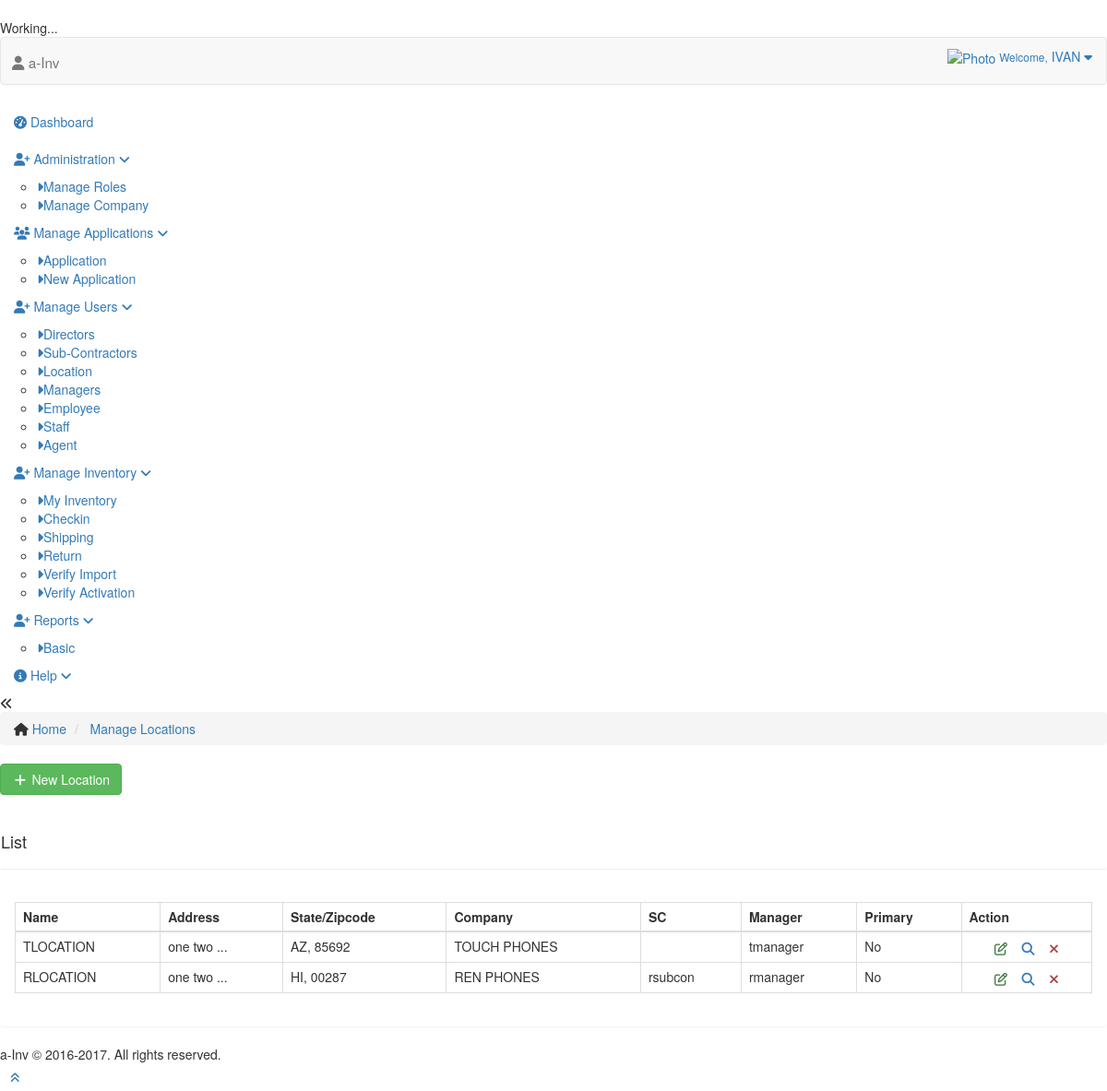
Before: /users/location (signed in) with the older database file.
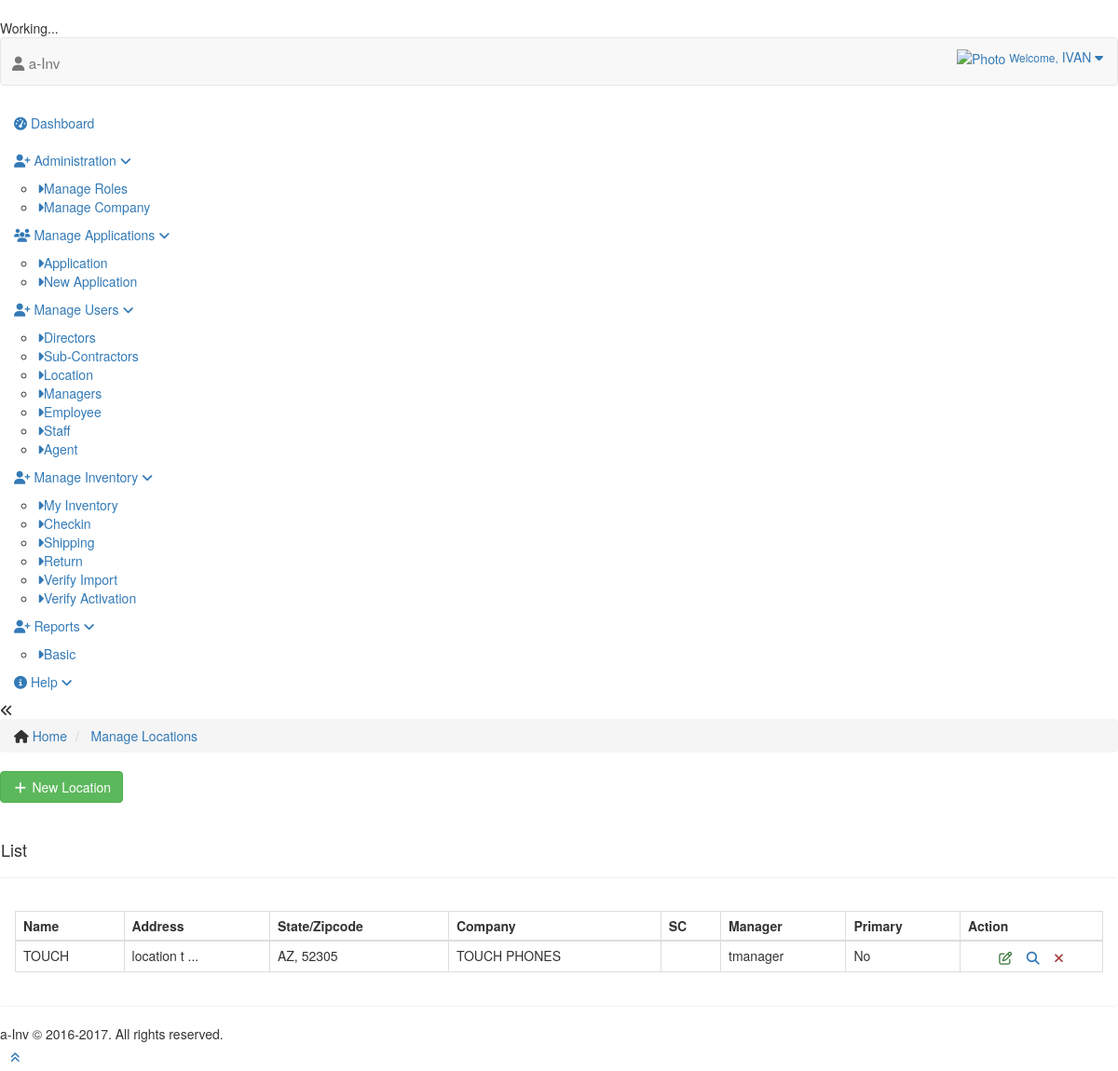
After: the same page with the newer database file.
### tables this page shows
CREATE TABLE IF NOT EXISTS `locations` (
  `ID` bigint(21) NOT NULL AUTO_INCREMENT,
  `NAME` varchar(200) DEFAULT NULL,
  `DIRECTOR` bigint(21) DEFAULT NULL,
  `SUBCONTRACTOR` bigint(21) DEFAULT NULL,
  `MANAGER` bigint(21) DEFAULT NULL,
  `ADDRESS` text,
  `COMPANY` bigint(21) DEFAULT NULL,
  `ADDED_BY` bigint(21) DEFAULT NULL,
  `ADDED_ON` datetime DEFAULT NULL,
  `STATUS` tinyint(1) DEFAULT '1',
  `IS_SELF` tinyint(2) DEFAULT '0',
  `ADDRESS_1` text,
  `ADDRESS_2` text,
  `ZIPCODE` varchar(10) DEFAULT NULL,
  `STATE` varchar(10) DEFAULT NULL,
  PRIMARY KEY (`ID`)
);

### index.php (called while the page is built, shortened)
<?php
require 'application/libs/controller.php';
require 'application/libs/model.php';
$objApp = new Application();

### application/libs/controller.php (called while the page is built, shortened)
<?php
	class Controller {
		public function loadModel($model_name) {
			if ( file_exists('application/models/' . strtolower($model_name) . '.php') ) {
				return new $strObj();
			}
		}
		function loggedInUserId() {
			return $_SESSION[ 'USER_ID' ];
		}
		function getLoggedUserRoleID() {
			return $_SESSION[ 'ROLE_ID' ];
		}
		function getLoggedInUserCompanyID(){
			return $_SESSION[ 'COMPANY' ];
		}
	}

### application/libs/model.php (called while the page is built, shortened)
<?php
	class Model {
		public $objDBConn = NULL;
		private function openDatabaseConnection() {
			$options = array( PDO::ATTR_DEFAULT_FETCH_MODE => PDO::FETCH_OBJ, PDO::ATTR_ERRMODE => PDO::ERRMODE_WARNING );
			$this->objDBConn = new PDO(DB_TYPE . ':host=' . DB_HOST . ';dbname=' . DB_NAME, DB_USER, DB_PASS, $options);
		}
		public function getData($arrData, $getAll = false) {
			$fields = ( $arrData [ 'FIELDS' ] == '' ) ? "*" : $arrData [ 'FIELDS' ];
			$table = $arrData [ 'TABLE' ];
			$where = ( $arrData [ 'WHERE' ] ) ? " WHERE " . $arrData [ 'WHERE' ] : "";
			$orderby = '';
			$limit = '';
			$groupby = '';
			if ( $arrData [ 'ORDER' ] != '' ) {
				$orderby = " ORDER BY " . $arrData [ 'ORDER' ];
			}
			$strQuery = "SELECT " . $fields . " FROM " . $table . $where . $groupby . $orderby . $limit;
			$objStmt = $this->objDBConn->prepare($strQuery);
			$objStmt->execute();
			return ( $getAll ) ? $objStmt->fetchAll() : $objStmt->fetch();
		}
	}

### application/models/location.php (called while the page is built, shortened)
<?php
	class locationModel extends Model {
		function getLocationsList($iCmpny = 0, $bHasSubc = 1, $iUserId = 0, $iUserRoleId = 0 ) {
		    if( $iUserRoleId == 1 ) {
                $arrData[ 'FIELDS' ] = "L.NAME, L.ADDRESS, L.ID, L.ADDRESS_1, L.ADDRESS_2, L.ZIPCODE, L.STATE,	L.IS_SELF,
					( SELECT C.NAME FROM " . COMPANY . " C WHERE L.COMPANY = C.ID AND C.STATUS = " . ACTIVE . " ) AS COMPANY,
					( SELECT S.NAME FROM " . COMPANY_USERS . " S WHERE S.USER_ID = L.SUBCONTRACTOR AND S.STATUS = " . ACTIVE . " )
					    AS SUBCONTRACTOR,
					( SELECT M.NAME FROM " . COMPANY_USERS . " M WHERE M.USER_ID = L.MANAGER AND M.STATUS = " . ACTIVE . " )
					    AS MANAGER_NAME";
                $arrData[ 'TABLE' ] = LOCATION . " L";
                $arrData[ 'WHERE' ] .= " L.status = " . ACTIVE;
                $arrData[ 'ORDER' ] = " L.ID DESC";
            }
			return $this->getData($arrData, true);
		}
	}

### application/views/users/location.php (the view, shortened to what the changed rows need)
<div class="main-content">
	<div class="main-content-inner">
		<div class="page-content">
			<div class="panel">
				<div class="panel-body">
					<div class="">
						<?php if( $iAdmin ) { ?>
                            <table id="simple-table" class="table  table-bordered table-hover">
                                <thead>
                                <tr>
                                    <th>Name</th>
                                    <th>Address</th>
                                    <th>State/Zipcode</th>
                                    <th>Company</th>
                                    <th>SC</th>
                                    <th>Manager</th>
                                    <th>Primary</th>
                                    <th>Action</th>
                                </tr>
                                </thead>
                                <tbody>
                                <?php
                                if ( count($arrLocations) ) {
                                    foreach ( $arrLocations AS $arrLocation ) {
                                        ?>
                                        <tr>
                                            <td><?php echo $arrLocation->NAME?></td>
                                            <td title="<?php echo $arrLocation->ADDRESS_1 . " " . $arrLocation->ADDRESS_2 . " " .$arrLocation->ZIPCODE?>">
                                                <?php echo substr(  $arrLocation->ADDRESS_1 . " " . $arrLocation->ADDRESS_2, 0, 40 )
                                                ?> ...</td>
                                            <td><?php echo $arrLocation->STATE . ", " . $arrLocation->ZIPCODE?></td>
                                            <td><?php echo $arrLocation->COMPANY?></td>
                                            <td><?php echo $arrLocation->SUBCONTRACTOR?></td>
                                            <td><?php echo $arrLocation->MANAGER_NAME?></td>
                                            <td><?php echo ($arrLocation->IS_SELF) ? "Yes": "No"?></td>
                                            <td align="center">
                                                <div class="hidden-sm hidden-xs btn-group">
                                                    <a href="/users/location/edit/<?php echo $arrLocation->ID?>" title="Edit Details" class="text-success"><i class="ace-icon fa fa-edit bigger-120"></i></a> &nbsp;&nbsp;
                                                    <a href="/users/location/view/<?php echo $arrLocation->ID?>" title="View"><i class="ace-icon fa fa-search bigger-120"></i></a> &nbsp;&nbsp;
                                                    <a href="javascript:deleteCUser(<?php echo $arrLocation->ID?>)" title="Delete Agent" class="text-danger"><i class="ace-icon fa fa-times bigger-120"></i></a>
                                            </td>
                                        </tr>
                                        <?php
                                    }
                                } else {
                                    ?>
                                    <tr>
                                        <td colspan="5">No <?php echo ucfirst($strType)?> Found</td>
                                    </tr>
                                    <?php
                                }
                                ?>
                                </tbody>
                            </table>
                       <?php } ?>
					</div>
				</div>
			</div>
		</div>
	</div>
</div>

Changed rows visible on the page:
no longer on this page (row edited): locations: NAME "TLOCATION", ADDRESS_1+ADDRESS_2 "one two", STATE "AZ", ZIPCODE "85692", COMPANY "TOUCH PHONES", MANAGER_NAME "tmanager", IS_SELF "No"
no longer on this page (row edited): locations: NAME "RLOCATION", ADDRESS_1+ADDRESS_2 "one two", STATE "HI", ZIPCODE "00287", COMPANY "REN PHONES", SUBCONTRACTOR "rsubcon", MANAGER_NAME "rmanager", IS_SELF "No"
added locations: NAME "TOUCH", ADDRESS_1+ADDRESS_2 "location t", STATE "AZ", ZIPCODE "52305", COMPANY "TOUCH PHONES", MANAGER_NAME "tmanager", IS_SELF "No"
